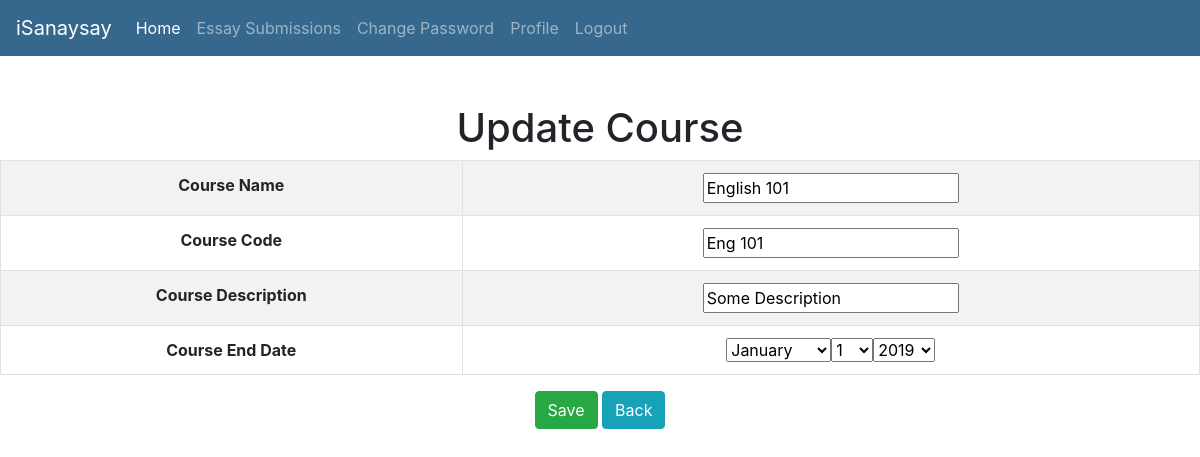
/isanaysay/update_course/1 (signed in), run on the app's committed database.
### users/models.py (models this page shows, shortened)
class Course(models.Model):
    name = models.CharField(verbose_name="Course Name", max_length=128)
    course_code = models.CharField(verbose_name="Course Code", max_length=128)
    course_description = models.CharField(verbose_name="Course Description", max_length=500)
    start_date = models.DateField(verbose_name="Course Start Date", auto_now_add=True)
    end_date = models.DateField(verbose_name="Course End Date")

### users/views.py (the view)
# urls.py: url(r'^update_course/(?P<course_id>\d+)$', update_course, name='update-course'),
def update_course(request, course_id):
    template = "update_course.html"
    course = Course.objects.get(id=int(course_id))
    if request.method == "POST":
        form = CourseForm(request.POST, instance=course)
        if form.is_valid():
            form.save()
            context = {
                'course_form': CourseForm(instance=course),
            }
    else:
        context = {
            'course_form': CourseForm(instance=course),
        }
    return render(request, template, context)

### users/forms.py
class CourseForm(forms.ModelForm):
	end_date = forms.DateField(label='What is the course end date?', widget=forms.SelectDateWidget)
	class Meta:
		model = Course
		fields = '__all__'

### templates/update_course.html (shortened to what this page needs)
{% extends 'base.html' %}
{% block content %}
	<div id="parent"><div id="child"><br/><br/>
		<h1>Update Course</h1>
		<form role="form" action="" method="POST">
			<table class="table table-striped table-bordered">
				<tr>
					<th>Course Name</th>
					<th>{{ course_form.name }}</th>
				</tr>
				<tr>
					<th>Course Code</th>
					<th>{{ course_form.course_code }}</th>
				</tr>
				<tr>
					<th>Course Description</th>
					<th>{{ course_form.course_description }}</th>
				</tr>
				<tr>
					<th>Course End Date</th>
					<th>{{ course_form.end_date }}</th>
				</tr>
			</table>
			<button class="btn btn-success" type="submit">Save</button>
			<a href="{% url 'view-courses' %}" class="btn btn-info">Back</a>
		</form>
	</div></div>
{% endblock %}

### templates/base.html (style rules this page uses)
#parent { display: table; width: 100%; }
#child { display: table-cell; text-align: center; vertical-align: middle; }

### data on the page
Course: name "English 101", course_code "Eng 101", course_description "Some Description"
